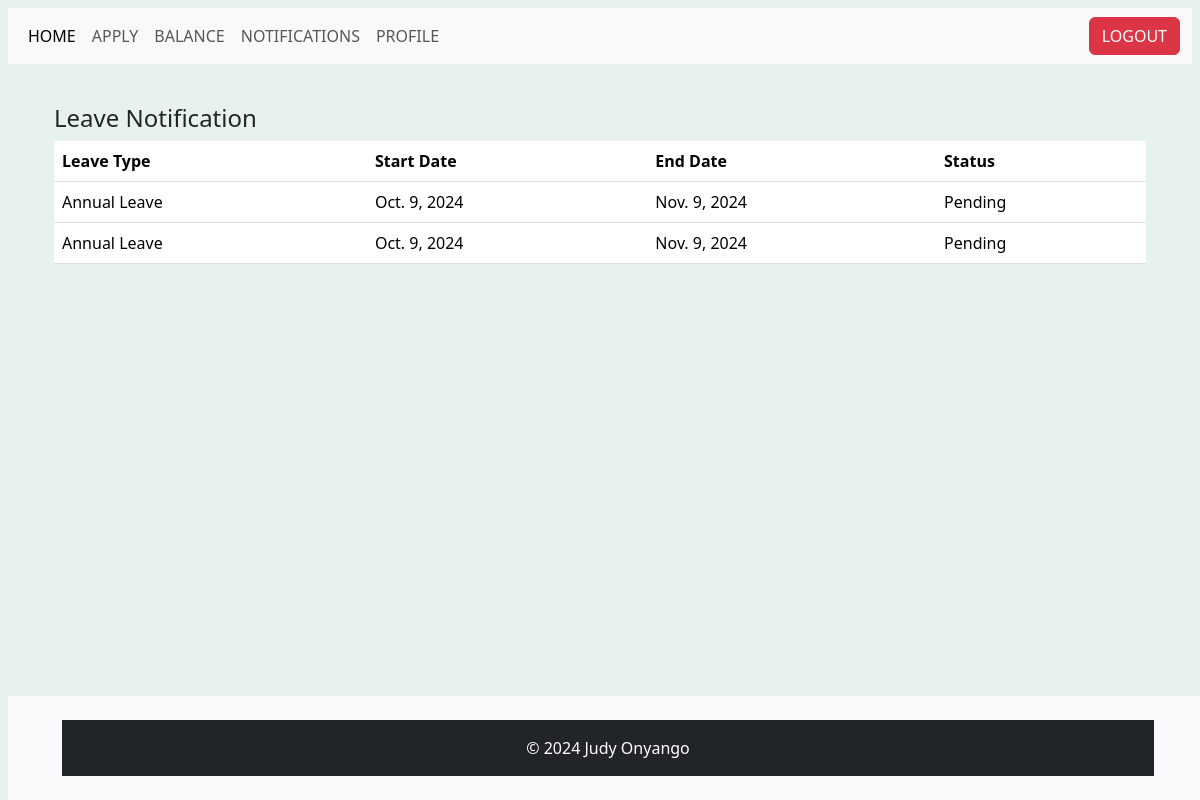
The page /notifications/ (signed in) on the database its author committed.
### users/models.py (models this page shows, shortened)
class LeaveApplication(models.Model):
    user = models.ForeignKey(settings.AUTH_USER_MODEL, on_delete=models.CASCADE)
    leave_type = models.ForeignKey(LeaveType, on_delete=models.CASCADE)
    start_date = models.DateField()
    end_date = models.DateField()
    message = models.TextField(default='')
    status = models.CharField(max_length=50, default='Pending')

class LeaveType(models.Model):
    name = models.CharField(max_length=50)
    def __str__(self):
        return self.name

### users/views.py (the view)
# urls.py: path('notifications/', views.notification, name='notifications'),
@login_required
def notification(request):
    leave_applications = LeaveApplication.objects.filter(user=request.user).order_by('-start_date')
    return render(request, 'users/notification.html', {
        'user': request.user,
        'leave_applications': leave_applications
    })

### users/templates/users/notification.html (shortened to what this page needs)
{% extends "users/base.html" %}
 {% block content %}
<div class="container">
<div class="row mt-4 mt-6">
<div class="col-md-12">
<h4 class="mt-3">Leave Notification</h4>
<table class="table">
<thead>
<tr>
<th>Leave Type</th>
<th>Start Date</th>
 <th>End Date</th>
<th>Status</th>
</tr>
 </thead>
<tbody>
{% for leave_application in leave_applications %}
 <tr>
<td>{{ leave_application.leave_type }}</td>
<td>{{ leave_application.start_date }}</td>
<td>{{ leave_application.end_date }}</td>
<td>{{ leave_application.status }}</td>
</tr>
{% empty %}
<tr>
<td colspan="4" class="text-center">No leave applications found.</td>
</tr>
{% endfor %}
</tbody>
</table>
</div>
</div>
</div>
{% endblock %}

### rows shown on the page
LeaveApplication: leave_type "Annual Leave", start_date "Oct. 9, 2024", end_date "Nov. 9, 2024", status "Pending"
LeaveApplication: leave_type "Annual Leave", start_date "Oct. 9, 2024", end_date "Nov. 9, 2024", status "Pending"
